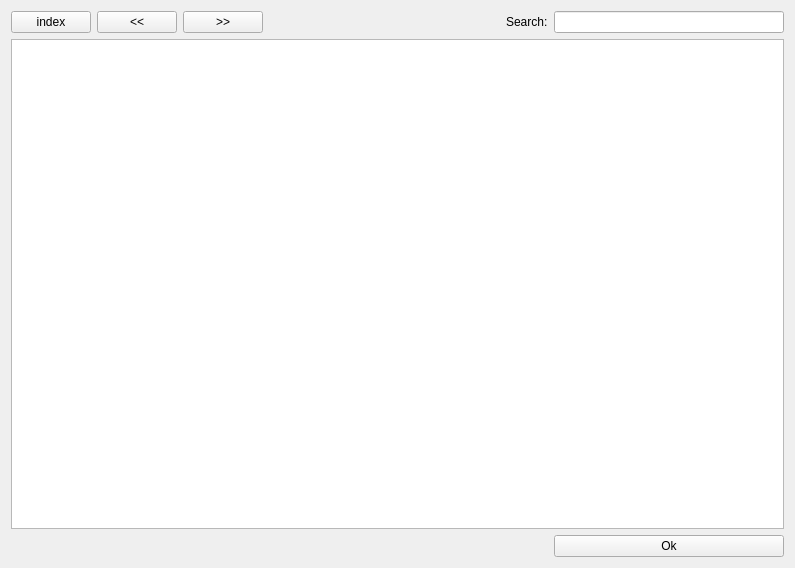
<?xml version="1.0" encoding="UTF-8"?>
<ui version="4.0">
 <class>HelpWidget</class>
 <widget class="QFrame" name="HelpWidget">
  <property name="geometry">
   <rect>
    <x>0</x>
    <y>0</y>
    <width>795</width>
    <height>568</height>
   </rect>
  </property>
  <property name="windowTitle">
   <string>HelpWidget</string>
  </property>
  <layout class="QGridLayout" name="gridLayout">
   <item row="0" column="6">
    <widget class="QLabel" name="label_search">
     <property name="text">
      <string>Search:</string>
     </property>
    </widget>
   </item>
   <item row="0" column="5">
    <spacer name="horizontalSpacer">
     <property name="orientation">
      <enum>Qt::Horizontal</enum>
     </property>
     <property name="sizeHint" stdset="0">
      <size>
       <width>40</width>
       <height>20</height>
      </size>
     </property>
    </spacer>
   </item>
   <item row="0" column="7">
    <widget class="QLineEdit" name="searchTextBox"/>
   </item>
   <item row="0" column="4">
    <widget class="QPushButton" name="btn_goForward">
     <property name="text">
      <string>&gt;&gt;</string>
     </property>
    </widget>
   </item>
   <item row="4" column="7">
    <widget class="QPushButton" name="btn_OK">
     <property name="text">
      <string>Ok</string>
     </property>
    </widget>
   </item>
   <item row="0" column="3">
    <widget class="QPushButton" name="btn_goBack">
     <property name="text">
      <string>&lt;&lt;</string>
     </property>
    </widget>
   </item>
   <item row="0" column="2">
    <widget class="QPushButton" name="btn_goToIndex">
     <property name="text">
      <string>index</string>
     </property>
    </widget>
   </item>
   <item row="3" column="2" colspan="6">
    <widget class="QTextBrowser" name="helpBrowser">
     <property name="openExternalLinks">
      <bool>true</bool>
     </property>
    </widget>
   </item>
  </layout>
 </widget>
 <layoutdefault spacing="6" margin="11"/>
 <resources/>
 <connections/>
</ui>
